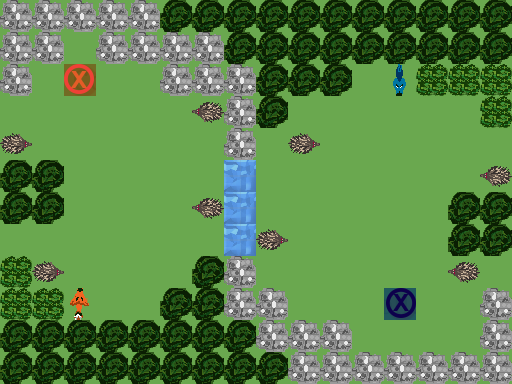

A level layout from a 2D game, rendered from its tile map. Below: a short description, then the map file with its tile-grid data intact:
An orthogonal 16x12 tile map with 32x32 px tiles, 3 tile layers (Ground, Obstacles, Objects), 1 hidden layer not drawn.

<map version="1.0" orientation="orthogonal" renderorder="right-down" width="16" height="12" tilewidth="32" tileheight="32" nextobjectid="1">
 <tileset firstgid="1" name="TilesetPlaceholder" tilewidth="32" tileheight="32" tilecount="240" columns="10">
  <image source="../../Tileset.png" width="320" height="768" />
 </tileset>
 <layer name="Ground" width="16" height="12">
  <data encoding="csv">
1,1,1,1,1,1,1,1,1,1,1,1,1,1,1,1,
1,1,1,1,1,1,1,1,1,1,1,1,1,1,1,1,
1,1,1,1,1,1,1,1,1,1,1,1,1,1,1,1,
1,1,1,1,1,1,1,1,1,1,1,1,1,1,1,1,
1,1,1,1,1,1,1,1,1,1,1,1,1,1,1,1,
1,1,1,1,1,1,1,5,1,1,1,1,1,1,1,1,
1,1,1,1,1,1,1,5,1,1,1,1,1,1,1,1,
1,1,1,1,1,1,1,5,1,1,1,1,1,1,1,1,
1,1,1,1,1,1,1,1,1,1,1,1,1,1,1,1,
1,1,1,1,1,1,1,1,1,1,1,1,1,1,1,1,
1,1,1,1,1,1,1,1,1,1,1,1,1,1,1,1,
1,1,1,1,1,1,1,1,1,1,1,1,1,1,1,1
</data>
 </layer>
 <layer name="Obstacles" width="16" height="12">
  <data encoding="csv">
43,43,43,43,43,42,42,42,42,42,42,42,42,42,42,42,
43,43,0,43,43,43,43,42,42,42,42,42,42,42,42,42,
43,0,0,0,0,43,43,43,42,42,42,0,0,44,44,44,
0,0,0,0,0,0,0,43,42,0,0,0,0,0,0,44,
0,0,0,0,0,0,0,43,0,0,0,0,0,0,0,0,
42,42,0,0,0,0,0,0,0,0,0,0,0,0,0,0,
42,42,0,0,0,0,0,0,0,0,0,0,0,0,42,42,
0,0,0,0,0,0,0,0,0,0,0,0,0,0,42,42,
44,0,0,0,0,0,42,43,0,0,0,0,0,0,0,0,
44,44,0,0,0,42,42,43,43,0,0,0,0,0,0,43,
42,42,42,42,42,42,42,42,43,43,43,0,0,0,0,43,
42,42,42,42,42,42,42,42,42,43,43,43,43,43,43,43
</data>
 </layer>
 <layer name="Objects" width="16" height="12">
  <data encoding="csv">
0,0,0,0,0,0,0,0,0,0,0,0,0,0,0,0,
0,0,0,0,0,0,0,0,0,0,0,0,0,0,0,0,
0,0,181,0,0,0,0,0,0,0,0,0,3221225664,0,0,0,
0,0,0,0,0,0,1610612877,0,0,0,0,0,0,0,0,0,
2684354701,0,0,0,0,0,0,0,0,2684354701,0,0,0,0,0,0,
0,0,0,0,0,0,0,0,0,0,0,0,0,0,0,1610612877,
0,0,0,0,0,0,1610612877,0,0,0,0,0,0,0,0,0,
0,0,0,0,0,0,0,0,2684354701,0,0,0,0,0,0,0,
0,2684354701,0,0,0,0,0,0,0,0,0,0,0,0,1610612877,0,
0,0,191,0,0,0,0,0,0,0,0,0,182,0,0,0,
0,0,0,0,0,0,0,0,0,0,0,0,0,0,0,0,
0,0,0,0,0,0,0,0,0,0,0,0,0,0,0,0
</data>
 </layer>
 <layer name="Solution" width="16" height="12" visible="0">
  <data encoding="csv">
0,0,0,0,0,0,0,0,0,0,0,0,0,0,0,0,
0,0,0,0,0,0,0,0,0,0,0,0,0,0,0,0,
0,0,0,0,0,0,0,0,0,0,0,0,0,0,0,0,
0,0,0,0,0,0,0,0,0,0,0,0,0,0,0,0,
0,0,0,0,0,0,0,0,0,0,0,0,0,0,0,0,
0,0,0,0,0,0,0,0,0,0,0,0,0,0,0,0,
0,0,0,0,0,0,0,0,0,0,0,0,0,0,0,0,
0,0,0,0,0,0,0,0,0,0,0,0,0,0,0,0,
0,0,0,0,0,0,0,0,0,0,0,0,0,0,0,0,
0,0,0,0,0,0,0,0,0,0,0,0,0,0,0,0,
0,0,0,0,0,0,0,0,0,0,0,0,0,0,0,0,
0,0,0,0,0,0,0,0,0,0,0,0,0,0,0,0
</data>
 </layer>
</map>
